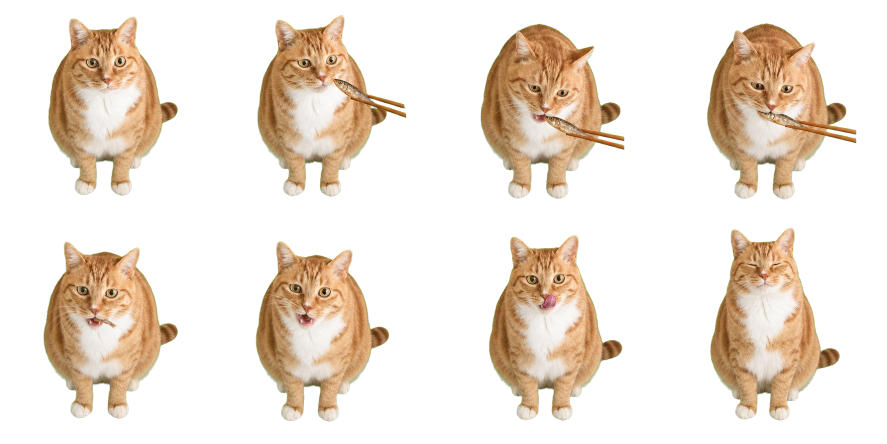
#> input picture imagegen/feed-sheet-alpha.png, 1774 x 887 px, found by its file name (shown at 1/2 size); its folder holds 4 pictures in this run
$ python split_sprite_sheets.py
#> lines starting #> are read from the running program, lines starting #| are printed output that depends on the picture
from pathlib import Path

from PIL import Image


WORK_DIR = Path(r"C:/Users/52965/Documents/Codex/2026-07-23/new-chat/work/imagegen")
ASSET_DIR = Path(r"C:/Users/52965/Documents/Codex/2026-07-23/new-chat/work/OrangeCatPet/Assets")
ANIMATIONS = ("feed", "feed-can", "feed-chicken", "walk", "groom", "scratch", "sleep", "pat")
FRAME_SIZE = (640, 640)


def split_sheet(animation: str) -> None:
#> called with animation = 'feed'
    sheet = Image.open(WORK_DIR / f"{animation}-sheet-alpha.png").convert("RGBA")
#> sheet is the input picture: PIL image 1774x887 RGBA; mean R, G, B, A 60.6, 49.4, 37.9, 76.9
    width, height = sheet.size
#> width = 1774; height = 887

    for index in range(8):
        row, column = divmod(index, 4)
        left = round(column * width / 4)
        right = round((column + 1) * width / 4)
        top = round(row * height / 2)
        bottom = round((row + 1) * height / 2)
        frame = sheet.crop((left, top, right, bottom))
        frame.thumbnail(FRAME_SIZE, Image.Resampling.LANCZOS)

        canvas = Image.new("RGBA", FRAME_SIZE, (0, 0, 0, 0))
        offset = ((FRAME_SIZE[0] - frame.width) // 2, (FRAME_SIZE[1] - frame.height) // 2)
        canvas.alpha_composite(frame, offset)
        canvas.save(ASSET_DIR / f"cat-{animation}-{index + 1:02}.png", optimize=True)
#> this loop made 8 passes
#> pass 1, in split_sheet, `frame = sheet.crop((left, top, right, bottom))`:
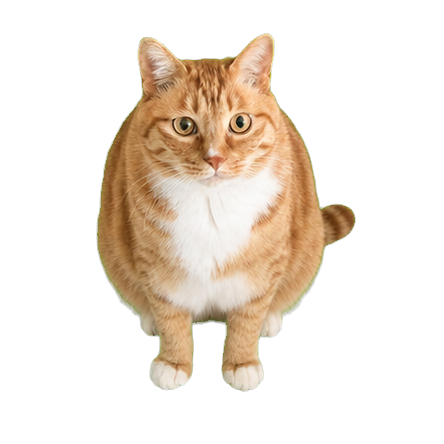
#> frame: PIL image 444x444 RGBA; mean R, G, B, A 58.9, 48.8, 38.1, 73.6; transparent parts drawn white
#> pass 1, in split_sheet, `canvas.save(ASSET_DIR / f"cat-{animation}-{index + 1:02}.png", optimiz..`:
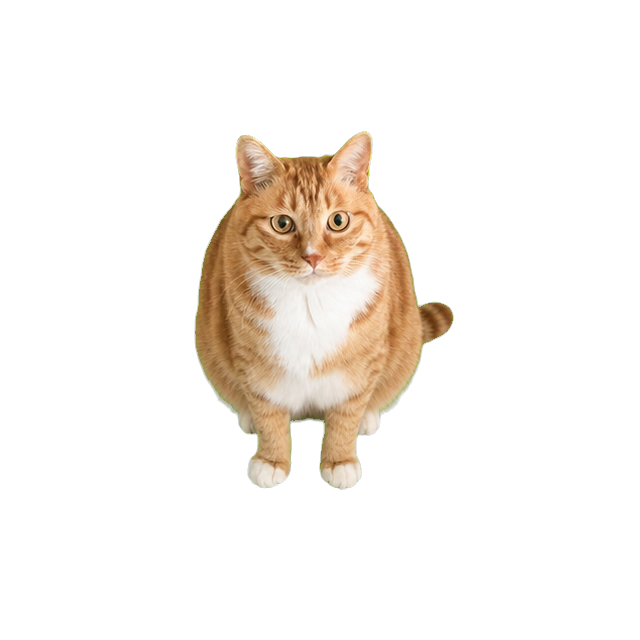
#> saved as cat-feed-01.png: PIL image 640x640 RGBA; mean R, G, B, A 28.4, 23.5, 18.3, 35.4; transparent parts drawn white
#> pass 2, in split_sheet, `frame = sheet.crop((left, top, right, bottom))`:
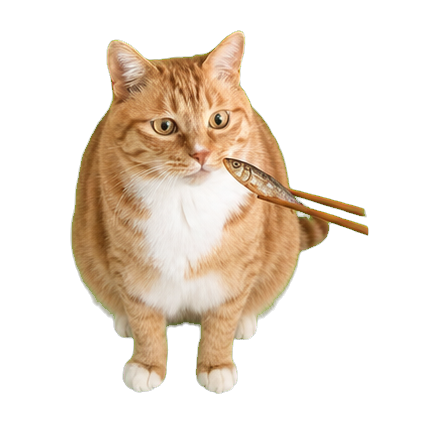
#> frame: PIL image 443x444 RGBA; mean R, G, B, A 59.9, 49.4, 38.1, 75.9; transparent parts drawn white
#> after the loop:
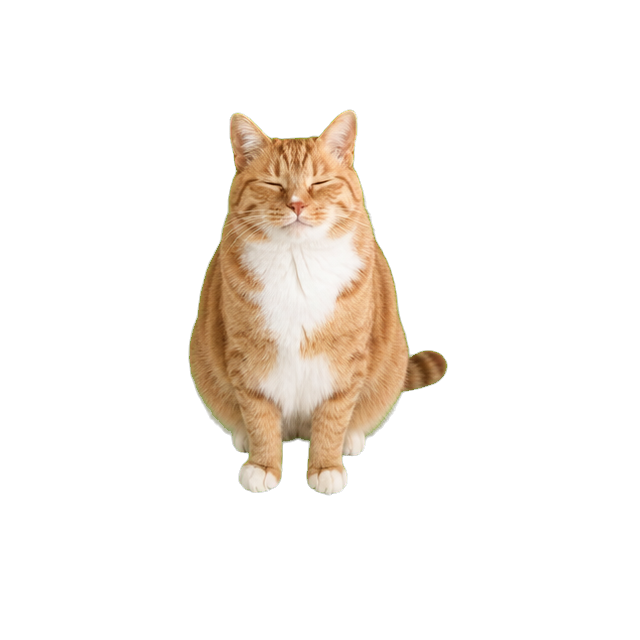
#> canvas: PIL image 640x640 RGBA; mean R, G, B, A 29.8, 24.8, 19.6, 36.7; transparent parts drawn white
#> after the loop:
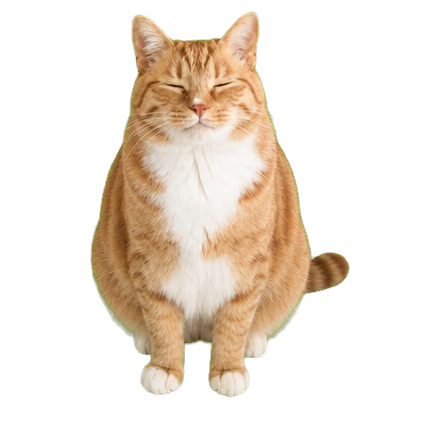
#> frame: PIL image 444x443 RGBA; mean R, G, B, A 62, 51.7, 40.8, 76.5; transparent parts drawn white


for animation_name in ANIMATIONS:
    split_sheet(animation_name)
#> pass 2 of the loop `for animation_name in ANIMATIONS:`:
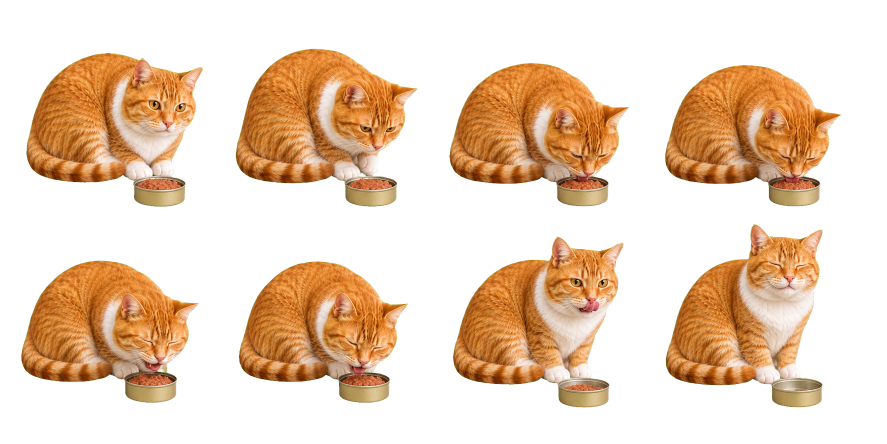
#> input picture imagegen/feed-can-sheet-alpha.png, 1774 x 887 px, found by its file name (shown at 1/2 size)
#> in split_sheet, sheet is the input picture: PIL image 1774x887 RGBA; mean R, G, B, A 73.2, 49.3, 27.5, 92
#> after the loop in split_sheet (call 2), `for index in range(8):`:
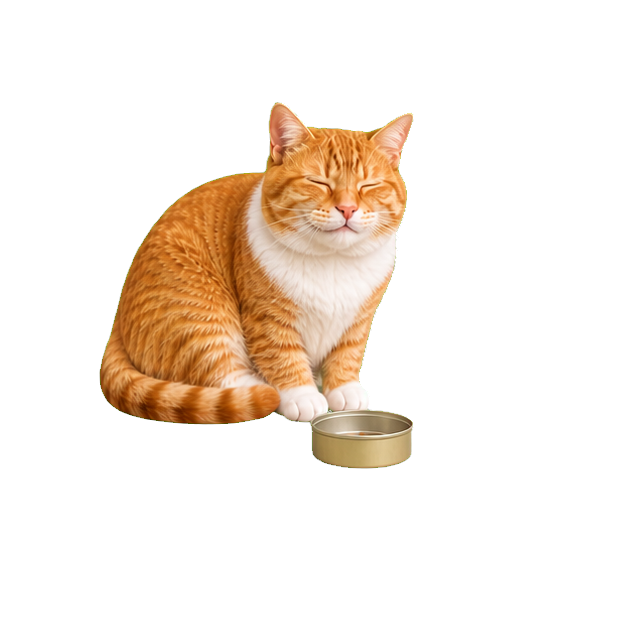
#> canvas: PIL image 640x640 RGBA; mean R, G, B, A 37.3, 27.2, 17.8, 45.9; transparent parts drawn white
#> after the loop in split_sheet (call 2), `for index in range(8):`:
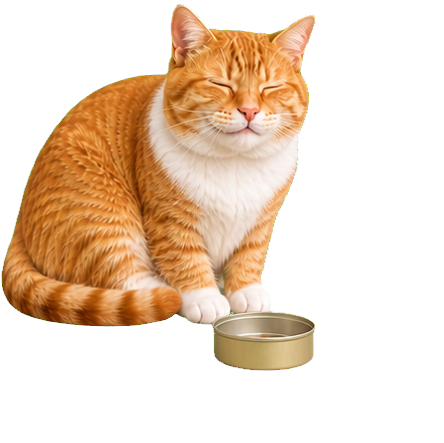
#> frame: PIL image 444x443 RGBA; mean R, G, B, A 77.8, 56.6, 37, 95.6; transparent parts drawn white
#> pass 3 of the loop `for animation_name in ANIMATIONS:`:
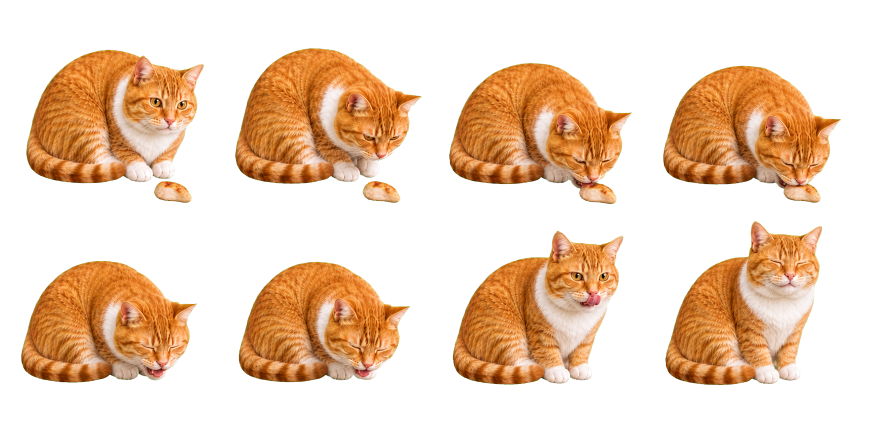
#> input picture imagegen/feed-chicken-sheet-alpha.png, 1774 x 887 px, found by its file name (shown at 1/2 size)
#> in split_sheet, sheet is the input picture: PIL image 1774x887 RGBA; mean R, G, B, A 72.7, 47.6, 26.1, 88.9
#> after the loop in split_sheet (call 3), `for index in range(8):`:
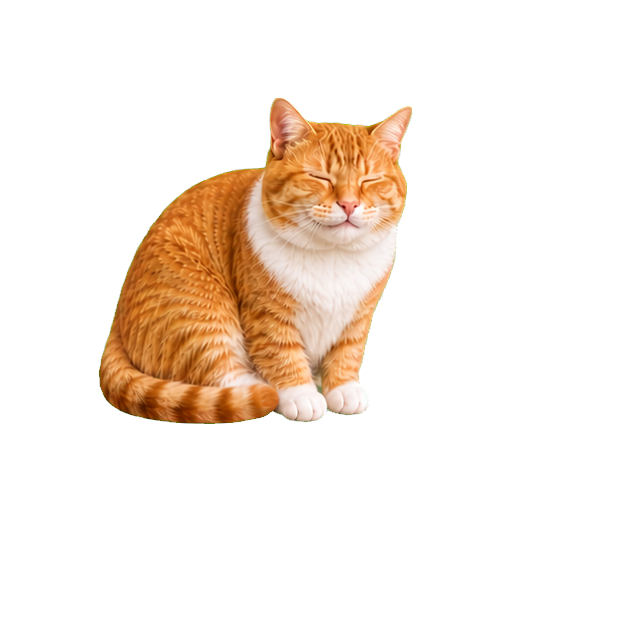
#> canvas: PIL image 640x640 RGBA; mean R, G, B, A 36, 25.5, 16.5, 43.4; transparent parts drawn white
#> after the loop in split_sheet (call 3), `for index in range(8):`:
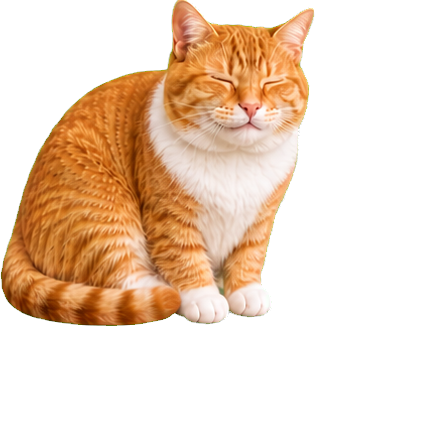
#> frame: PIL image 444x443 RGBA; mean R, G, B, A 75, 53, 34.4, 90.3; transparent parts drawn white
#> (the run stopped early here; a loop or call above may not have finished)
